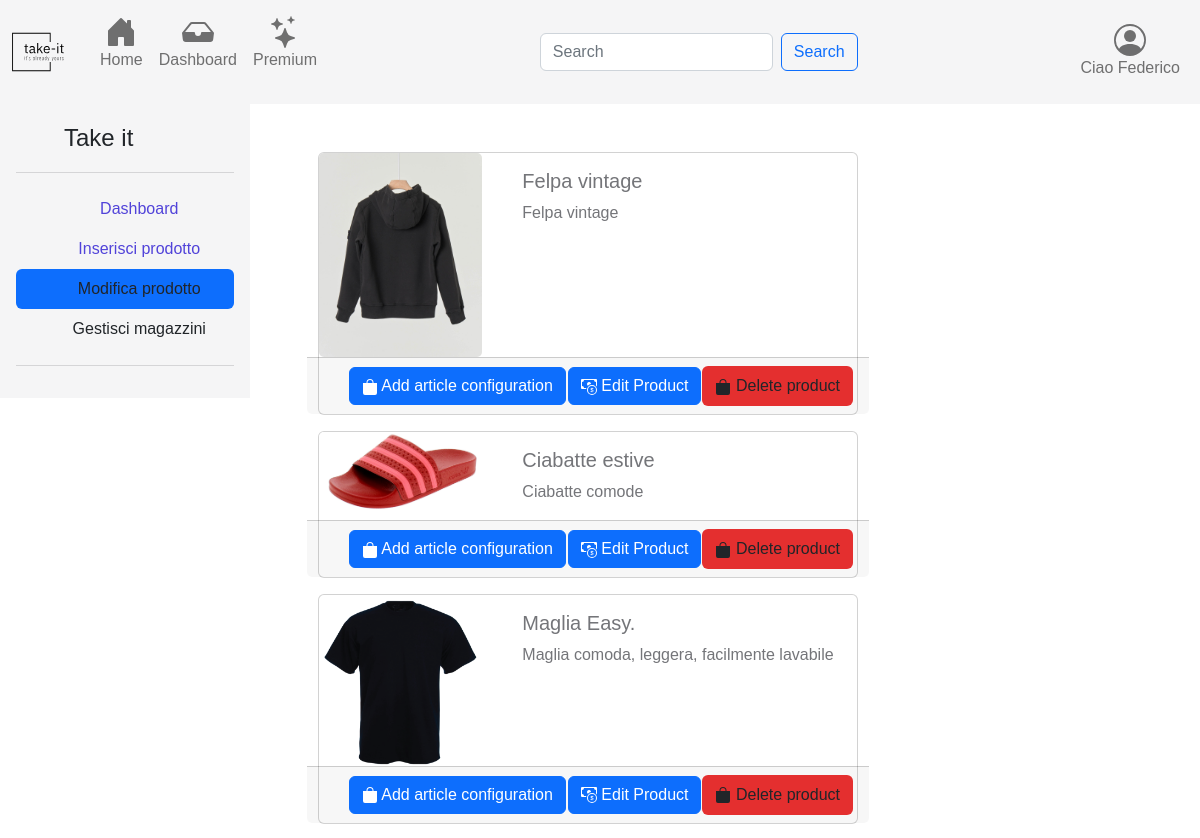
The app's page /manageProducts.php (signed in, upper part), older data.
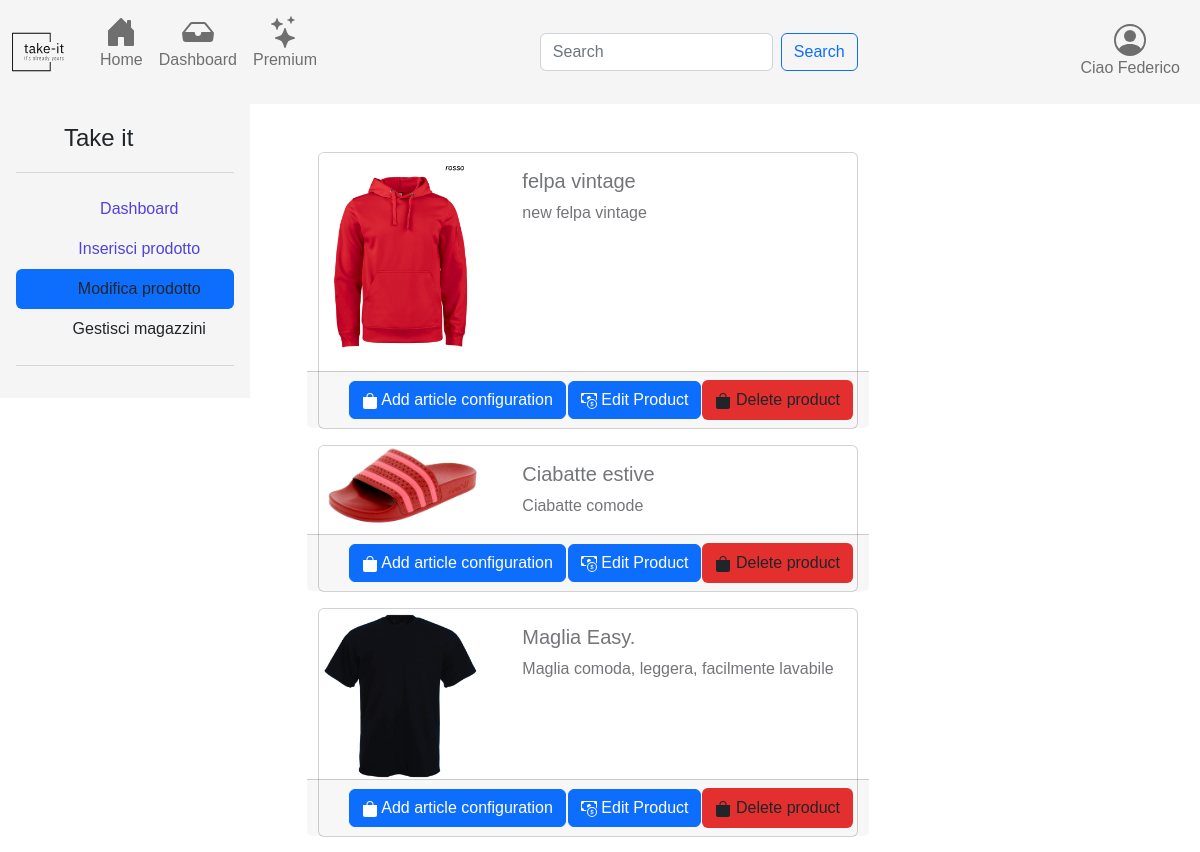
The same page, newer data.
### tables this page shows
CREATE TABLE IF NOT EXISTS `Prodotto` (
  `Id` int(11) NOT NULL AUTO_INCREMENT,
  `Nome` varchar(50) NOT NULL,
  `Descrizione` varchar(50) NOT NULL,
  `Immagine` varchar(300) NOT NULL,
  `Dim_id` int(11) NOT NULL,
  `Categoria_id` int(11) NOT NULL,
  `Status` int(11) NOT NULL,
  `Timestamp` timestamp NOT NULL DEFAULT current_timestamp(),
  PRIMARY KEY (`Id`),
  KEY `Dim_id` (`Dim_id`),
  KEY `Categoria_id` (`Categoria_id`)
);

### manageProducts.php (called while the page is built, shortened)
<?php
include("./src/classes/Dbh.php");
require_once("./script/productManagerSeller.php");
require './templates/views/components/productCardSeller.php';
require_once("./templates/base.php");

### src/classes/Dbh.php (called while the page is built, shortened)
<?php
include("./src/utility/UtilsFunctions.php");
include("./src/classes/Session.php");
class Dbh
{
    protected mysqli $connection;
    public function __construct($dbhost = 'localhost', $dbuser = 'root', $dbpass = '', $dbname = 'e-commerce', $charset = 'utf8')
    {
        try {
            $this->connection = new mysqli($dbhost, $dbuser, $dbpass, $dbname);
            $this->connection->set_charset($charset);
        } catch (Exception $e) {
            echo "[Dbh:26] Sono qui";
            echo "Connection failed: " . mysqli_connect_error();
        }
    }
    public function execute($sql, ...$params): array|int|string
    {
        $types = "";
        if ($stmt = $this->connection->prepare($sql)) {
            if (!$stmt->execute()) {
                return "Execute failed: (" . $stmt->errno . ") " . $stmt->error;
            }
            if ($stmt->errno == 0) {
                $result = $stmt->get_result();
                return $result->fetch_all(MYSQLI_ASSOC);
            } else {
                return "Errore" . $stmt->errno;
            }
        } else {
            return 'Unable to prepare MySQL statement (check your syntax) - ' . $this->connection->error;
        }
    }
    public function getRecord(string $tableName, string $where): mixed
    {
        $response = $this->execute("SELECT * FROM `$tableName` WHERE $where");
        return !empty($response) && $response[0] !== null
            ? $response[0]
            : null;
    }
    public function getAllProductsBySeller($userId) : array
    {
        $queryProductsIds = "SELECT DISTINCT `".PRODOTTO_ID."` FROM `".ARTICOLO."` WHERE `".UTENTE_ID."` = ".$userId;
        $productIds = $this->execute($queryProductsIds);
        $products = array();
        foreach ($productIds as $productId){
            $queryProducts = "SELECT * FROM `".PRODOTTO."` WHERE `".ID."` = ".array_values($productId)[0];
            $product = $this->execute($queryProducts);
            $products[array_values($productId)[0]] = $product;
        }
        return $products;
    }
}

### src/classes/Session.php (called while the page is built, shortened)
<?php
class Session extends Dbh
{
    private readonly int $id;
    public function __construct($id)
    {
        $this->id = $id;
        $this->init();
    }
    private function init(): void
    {
        if ($this->checkSessionId($this->id)) {
            $claimType = $this->getClaimTypeFromId($this->id);
        }
    }
    public function checkSessionId($id): bool
    {
        if (isset($id)) {
            $response = parent::execute("SELECT * FROM `Utente` WHERE `Id` = '$id' ");
            if (is_int($response[0]["Id"])) {
                $this->setSessionUser($response[0]);
                $user = $this->getCurrentUser();
                return $user[ID] > 0 && $user["Id"] == $id;
            }
        }
        return false;
    }
    public function setSessionUser($params): void
    {
        $_SESSION[CARRELLO_ID] = $this->getUserCartIdFromDb() !== null && $this->getUserCartIdFromDb() !== CARRELLO_UNSET
            ? $this->getUserCartIdFromDb()
            : $this->bindCartWithUser();
        $_SESSION[RACCOLTA_ID] = $this->getUserCollectionIdFromDb() !== null && $this->getUserCartIdFromDb() !== RACCOLTA_UNSET
            ? $this->getUserCollectionIdFromDb()
            : $this->generateCollectionRecord();
    }
    public function getCurrentUser(): array|int
    {
        return [
            ID => $_SESSION[ID],
            NOME => $_SESSION[NOME],
            COGNOME => $_SESSION[COGNOME],
            EMAIL => $_SESSION[EMAIL],
            PASSWORD => $_SESSION[PASSWORD],
            STATUS => $_SESSION[STATUS],
            CLAIM_ID => $_SESSION[CLAIM_ID],
            INDIRIZZO_ID => $_SESSION[INDIRIZZO_ID],
            CARRELLO_ID => $_SESSION[CARRELLO_ID],
            RACCOLTA_ID => $_SESSION[RACCOLTA_ID]
        ];
    }
    public function getUserCollectionIdFromDb() {
        $where = "Utente_id = " . $this->getCurrentUser()[ID];
        $res = parent::getRecord(RACCOLTA, $where);
        if ($res !== null) {
            return UtilsFunctions::checkResponse($res[ID])
                ? $res[ID]
                : RACCOLTA_UNSET;
        }
        return null;
    }
    public function getUserCartIdFromDb()
    {
        $where = UTENTE_ID." = ".$this->getCurrentUser()[ID];
        $res = parent::getRecord(CARRELLO, $where);
        if ($res !== null) {
            return UtilsFunctions::checkResponse($res[ID])
                ? $res[ID]
                : CARRELLO_UNSET;
        }
        return null;
    }
    public function getClaimTypeFromId($id): ?string
    {
        $res = parent::execute("SELECT * FROM Claim WHERE Id = '$id' ");
        return $res ? $res[0][DESCRIZIONE] : "";
    }
}

### script/productManagerSeller.php (called while the page is built, shortened)
<?php
require_once "./src/classes/Session.php";
if(isset($_SESSION[ID])) {
    $session = new Session($_SESSION[ID]);
}
else{
    header("Location: index.php");
}

### src/utility/UtilsFunctions.php (called while the page is built, shortened)
<?php
class UtilsFunctions
{
    public static function checkResponse($response): bool
    {
        return is_int($response) && $response > 0;
    }
}

### templates/views/components/productCardSeller.php (the view, shortened to what the changed rows need)
<section class="container my-5">
<?php
require_once "./src/classes/Session.php";
$session = new Session($_SESSION[ID]);
$products = $session->getAllProductsBySeller($session->getCurrentUser()[ID]);
foreach ($products as $product){
    echo '<div class="row">
            <form method="post">
                <div class="card mb-3 center-block d-flex justify-content-center" style="max-width: 540px;">
                    <div class="row no-gutters">
                        <div class="col-md-4">
                            <img src="' . UPLOADS . '/' . $product[0][IMMAGINE] . '" class="card-img" alt="Product Image">
                        </div>
                        <div class="col-md-8">
                            <div class="card-body">
                                <h5 class="card-title">' . $product[0][NOME] . '</h5>
                                <p class="card-text">' . $product[0][DESCRIZIONE] . '</p>
                            </div>
                        </div>
                        <div class="card-footer d-flex justify-content-end">
                            <button class="btn btn-primary ml-auto" type="submit" name="add-product-'.$product[0][ID].'-configuration">
                                <svg xmlns="http://www.w3.org/2000/svg" width="16" height="16" fill="currentColor" class="bi bi-bag-fill" viewBox="0 0 16 16">
                                    <path d="M8 1a2.5 2.5 0 0 1 2.5 2.5V4h-5v-.5A2.5 2.5 0 0 1 8 1zm3.5 3v-.5a3.5 3.5 0 1 0-7 0V4H1v10a2 2 0 0 0 2 2h10a2 2 0 0 0 2-2V4h-3.5z"/>
                                </svg>
                                Add article configuration
                            </button>
                            <button class="btn btn-primary ml-auto" type="submit" name="edit-product-'.$product[0][ID].'">
                                Edit Product
                            </button>
                            <button class="btn btn-red ml-auto" type="submit" name="delete-product-'.$product[0][ID].'">
                                <svg xmlns="http://www.w3.org/2000/svg" width="16" height="16" fill="currentColor" class="bi bi-bag-fill" viewBox="0 0 16 16">
                                    <path d="M8 1a2.5 2.5 0 0 1 2.5 2.5V4h-5v-.5A2.5 2.5 0 0 1 8 1zm3.5 3v-.5a3.5 3.5 0 1 0-7 0V4H1v10a2 2 0 0 0 2 2h10a2 2 0 0 0 2-2V4h-3.5z"/>
                                </svg>
                                Delete product
                            </button>
                        </div>
                    </div>
                </div>
            </form>
        </div>
                ';
}
?>
</section>

Row changes from the older to the newer data that the page shows:
changed prodotto: Immagine: a different picture; Nome "Felpa vintage" → "felpa vintage"; Descrizione "Felpa vintage" → "new felpa vintage"
